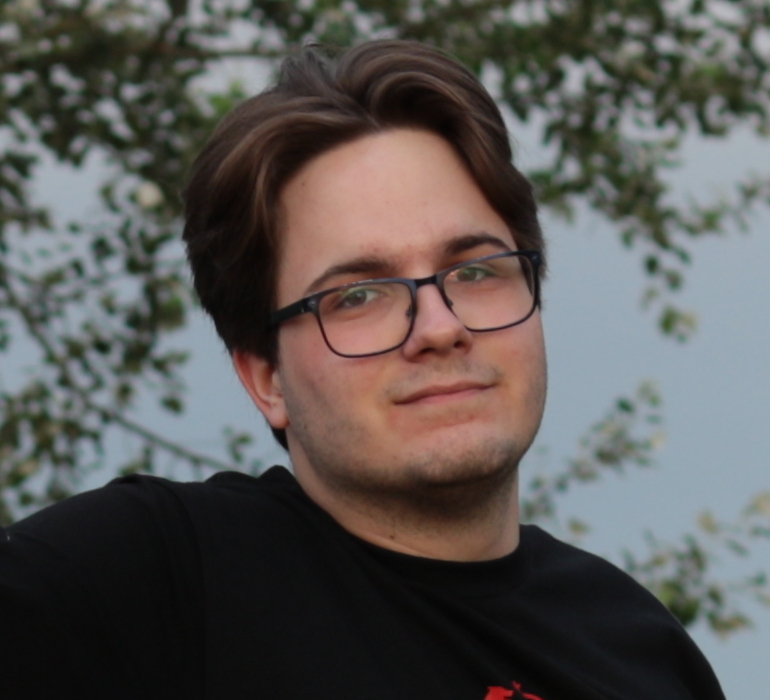
#> input picture api/images/IMG_0973.jpg, 770 x 700 px
$ python -i models.py   (imports and definitions only)
#> lines starting #> are read from the running program, lines starting #| are printed output that depends on the picture
from io import BytesIO
from django.db import models
from django.conf import settings
from django.core.files.base import ContentFile
from django.core.files.storage import FileSystemStorage
from PIL import Image, ImageCms, ImageOps
from django.utils.translation import gettext_lazy as _
import uuid
from django.contrib.auth.models import AbstractUser, UserManager as BaseUserManager
from django.utils import timezone

# Profile photos are kept out of the static files, which anyone can download,
# and are only served by accounts.views.photo to users allowed to see them.
# (Older photos named static/images/user_images/... resolve to the same place.)
# [1 line that did not run here, left out]

# Profile photos are stored as square JPEGs of this many pixels a side
PHOTO_SIZE = 512

def shrink_photo(upload, crop=None):
    """
    A PHOTO_SIZE square JPEG copy of an uploaded photo, named with a random
    UUID. Re-encoding it also drops its metadata, such as the location where
    it was taken.

    crop is the (x, y, size) square the user framed their face in, in pixels
    of the photo turned upright. Without one, the middle of the photo is used.
    """
#> called with upload = '../images/IMG_0973.jpg'
    image = Image.open(upload)
#> image is the input picture: PIL image 770x700 RGB; mean R, G, B 89.8, 86.6, 84.1
    image = to_srgb(ImageOps.exif_transpose(image), image.info.get("icc_profile"))
    if crop:
        image = image.crop(crop_box(crop, image.size))
    image = ImageOps.fit(image, (PHOTO_SIZE, PHOTO_SIZE))
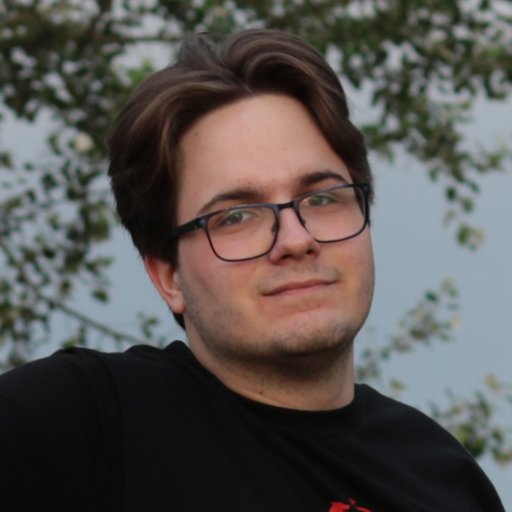
#> image: PIL image 512x512 RGB; mean R, G, B 87.9, 83.5, 80.6
    output = BytesIO()
    image.save(output, "JPEG", quality=85)
#> (the run stopped early here; a loop or call above may not have finished)
